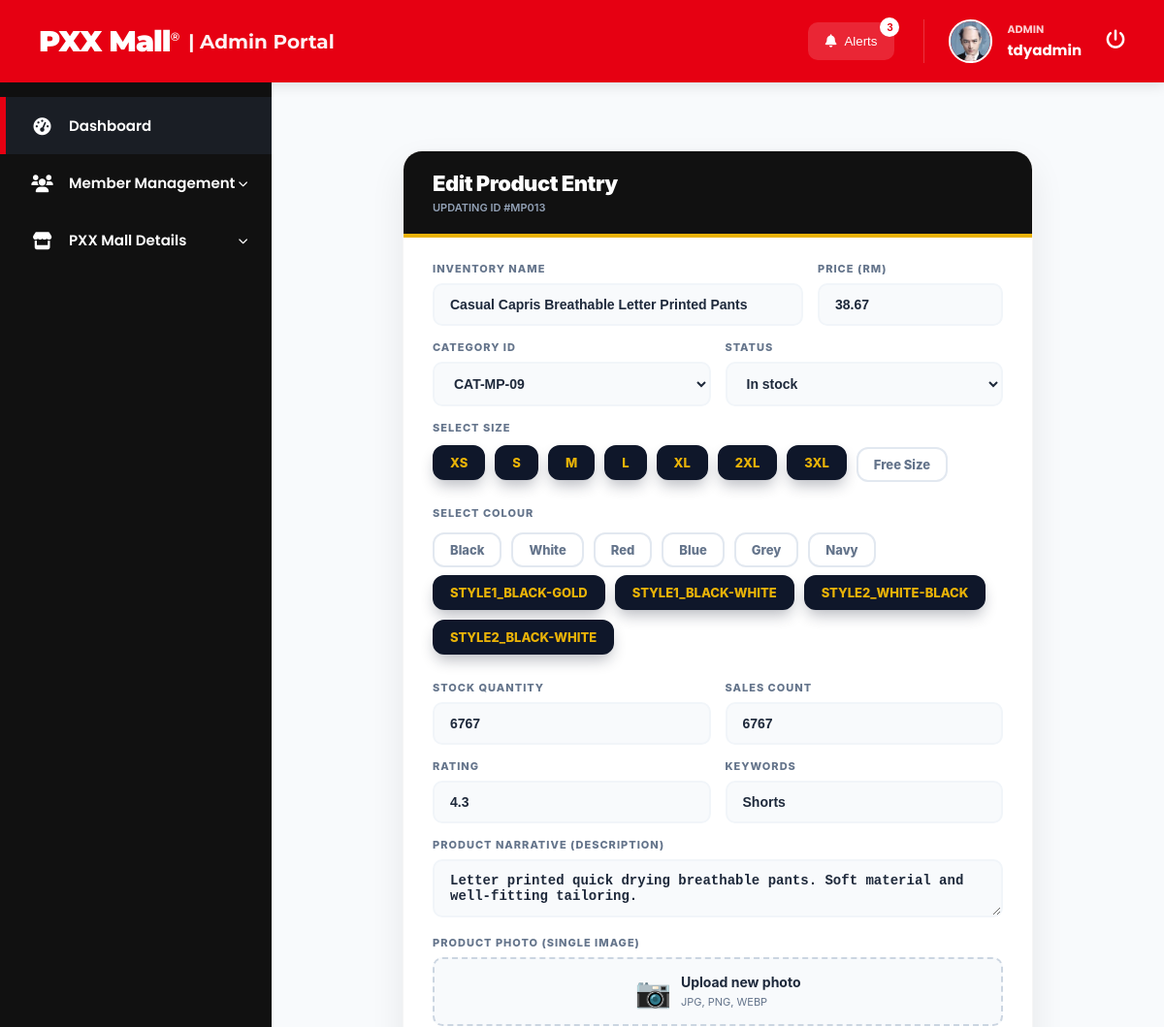
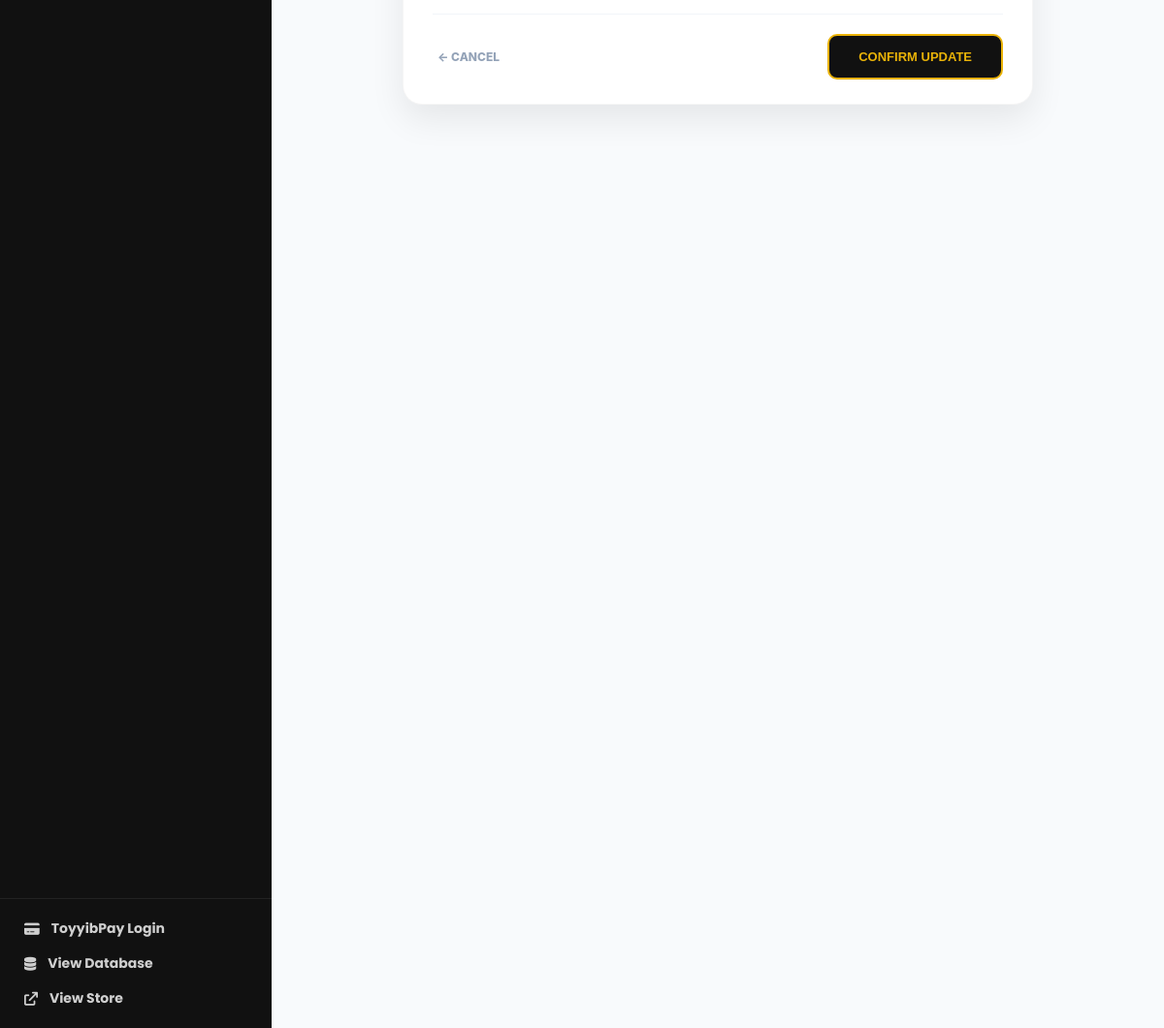
Page /admin/admin_product_edit.php?id=MP013 (signed in) on the committed database (2 pictures, top to bottom).
### tables this page shows
CREATE TABLE `products` (
  `product_id` varchar(20) NOT NULL,
  `category_id` varchar(20) NOT NULL,
  `name` varchar(255) NOT NULL,
  `keywords` text DEFAULT NULL,
  `description` text DEFAULT NULL,
  `price` decimal(10,2) NOT NULL,
  `size` varchar(100) DEFAULT NULL,
  `colour` varchar(100) DEFAULT NULL,
  `rating` varchar(20) NOT NULL,
  `stock` int(11) NOT NULL DEFAULT 0,
  `low_stock_threshold` int(11) DEFAULT 5,
  `sales_count` int(11) DEFAULT 0,
  `product_image` varchar(255) DEFAULT NULL,
  `status` enum('In stock','Low in stock','Out of stock') DEFAULT NULL,
  `created_at` timestamp NOT NULL DEFAULT current_timestamp()
);

### admin/admin_product_edit.php (the view, shortened to what this page needs)
<?php
require_once __DIR__ . '/../includes/db.php';
$id = $_GET['id'] ?? '';
$stmt = $pdo->prepare("SELECT * FROM products WHERE product_id = ?");
$stmt->execute([$id]);
$product = $stmt->fetch();
$admin_head = __DIR__ . '/../includes/_admin_head.php';
if (file_exists($admin_head)) { include $admin_head; }
?>
<div id="edit-wrapper" class="scroll-wrapper" style="display:none;">
    <div id="edit-product-app" class="premium-form-card">
        <div class="form-header">
            <h2>Edit Product Entry</h2>
            <p>UPDATING ID #<?= htmlspecialchars($id) ?></p>
        </div>
        <div class="form-body">
            <form method="POST" action="" enctype="multipart/form-data" id="productForm">
                <div class="grid-row-large">
                    <div class="form-group">
                        <label>Inventory Name</label>
                        <input type="text" name="name" class="input-style" value="<?= htmlspecialchars($product['name'] ?? '') ?>" required>
                    </div>
                    <div class="form-group">
                        <label>Price (RM)</label>
                        <input type="number" step="0.01" name="price" class="input-style" value="<?= htmlspecialchars($product['price'] ?? '') ?>" required>
                    </div>
                </div>
                <div class="grid-row">
                    <div class="form-group">
                        <label>Category ID</label>
                        <select name="category_id" class="input-style">
                            <option value="CAT-MP-09" <?= ($product['category_id'] ?? '') === 'CAT-MP-09' ? 'selected' : '' ?>>CAT-MP-09</option>
                        </select>
                    </div>
                    <div class="form-group">
                        <label>Status</label>
                        <select name="status" class="input-style">
                            <option value="In stock" <?= ($product['status'] ?? '') == 'In stock' ? 'selected' : '' ?>>In stock</option>
                        </select>
                    </div>
                </div>
                <div class="form-group" style="margin-bottom: 20px;">
                    <label>Select Size</label>
                    <div class="tag-container" id="size-tags">
                        <?php
                            $savedSizes = array_map('trim', explode(',', $product['size'] ?? ''));
                            $sizeList = ['XS', 'S', 'M', 'L', 'XL', '2XL', '3XL', 'Free Size'];
                            foreach ($sizeList as $sOption):
                                $isActive = in_array($sOption, $savedSizes) ? 'active' : '';
                        ?>
                            <div class="tag-item <?= $isActive ?>" data-value="<?= htmlspecialchars($sOption) ?>"><?= htmlspecialchars($sOption) ?></div>
                        <?php endforeach; ?>
                    </div>
                </div>
                <div class="form-group" style="margin-bottom: 20px;">
                    <label>Select Colour</label>
                    <div class="tag-container" id="colour-tags">
                        <?php
                            $savedColours = array_map('trim', explode(',', $product['colour'] ?? ''));
                            $colourList = ['Black', 'White', 'Red', 'Blue', 'Grey', 'Navy'];
                            foreach ($savedColours as $c) { if (!empty($c) && !in_array($c, $colourList)) $colourList[] = $c; }
                            foreach ($colourList as $cOption):
                                $isActive = in_array($cOption, $savedColours) ? 'active' : '';
                        ?>
                            <div class="tag-item <?= $isActive ?>" data-value="<?= htmlspecialchars($cOption) ?>"><?= htmlspecialchars($cOption) ?></div>
                        <?php endforeach; ?>
                    </div>
                </div>
                <div class="grid-row">
                    <div class="form-group">
                        <label>Stock Quantity</label>
                        <input type="number" name="stock" class="input-style" value="<?= htmlspecialchars($product['stock'] ?? '0') ?>">
                    </div>
                    <div class="form-group">
                        <label>Sales Count</label>
                        <input type="number" name="sales_count" class="input-style" value="<?= htmlspecialchars($product['sales_count'] ?? '0') ?>">
                    </div>
                </div>
                <div class="grid-row">
                    <div class="form-group">
                        <label>Rating</label>
                        <input type="text" name="rating" class="input-style" value="<?= htmlspecialchars($product['rating'] ?? '') ?>" placeholder="e.g. 5.0">
                    </div>
                    <div class="form-group">
                        <label>Keywords</label>
                        <input type="text" name="keywords" class="input-style" value="<?= htmlspecialchars($product['keywords'] ?? '') ?>" placeholder="e.g. casual, summer">
                    </div>
                </div>
                <div class="form-group">
                    <label>Product Narrative (Description)</label>
                    <textarea name="description" class="input-style" rows="2"><?= htmlspecialchars($product['description'] ?? '') ?></textarea>
                </div>
                <div class="form-group">
                    <label>Product Photo (Single Image)</label>
                    <div class="file-upload-box" onclick="document.getElementById('photo-input').click();">
                        <div id="no-photo-placeholder" style="text-align: left; <?= !empty($product['image_path']) ? 'display:none;' : '' ?>">
                            <div style="display: flex; align-items: center; gap: 10px;">
                                <div class="no-photo-icon">📷</div>
                                <div>
                                    <span style="font-weight: 700; color: #1e293b; display: block; font-size: 14px;">Upload new photo</span>
                                    <span style="font-size: 11px; color: #64748b;">JPG, PNG, WEBP</span>
                                </div>
                            </div>
                        </div>
                    </div>
                </div>
                <div class="btn-row">
                    <a href="product_crud.php" class="btn-back">← CANCEL</a>
                    <button type="submit" class="btn-submit">CONFIRM UPDATE</button>
                </div>
            </form>
        </div>
    </div>
</div>
<?php
$foot = __DIR__ . '/../includes/_foot.php';
if (file_exists($foot)) { include $foot; }
?>

### includes/_admin_head.php (style rules this page uses)
:root { --pxx-red: #e60012; --side-bg: #111111; --side-h: #1a1e25; --white: #ffffff; --bg-canvas: #f4f7f6; --header-h: 85px; --side-w: 280px; --trans: all 0.3s ease; --toyyib-orange: #f39c12; }
body, html { margin: 0; padding: 0; height: 100vh; width: 100vw; font-family: 'Poppins', sans-serif; background-color: var(--bg-canvas); overflow: hidden; }
* { box-sizing: border-box; }
a { text-decoration: none; color: inherit; }

### admin/admin_product_edit.php (style rules this page uses)
html, body { background: #f8fafc !important; overflow: hidden !important; }
.scroll-wrapper { height: 100vh; overflow-y: auto; padding-bottom: 150px; box-sizing: border-box; }
.premium-form-card { max-width: 650px; margin: 20px auto; background: #ffffff; border-radius: 20px; box-shadow: 0 15px 35px rgba(0,0,0,0.08); border: 1px solid rgba(0,0,0,0.04); overflow: hidden; font-family: 'Inter', sans-serif; }
.form-header { background: #111; padding: 20px 30px; border-bottom: 4px solid #eab308; }
.form-header h2 { margin: 0; color: white; font-size: 22px; font-weight: 900; letter-spacing: -0.5px; }
.form-header p { margin: 5px 0 0; color: #94a3b8; font-size: 11px; font-weight: 600; }
.form-body { padding: 25px 30px; }
.grid-row { display: grid; grid-template-columns: 1fr 1fr; gap: 15px; margin-bottom: 15px; }
.grid-row-large { display: grid; grid-template-columns: 2fr 1fr; gap: 15px; margin-bottom: 15px; }
.form-group { margin-bottom: 15px; }
.grid-row .form-group, .grid-row-large .form-group { margin-bottom: 0; }
.form-group label { display: block; font-weight: 800; color: #64748b; margin-bottom: 8px; font-size: 11px; text-transform: uppercase; letter-spacing: 1px; }
.input-style { width: 100%; padding: 12px 16px; border-radius: 10px; border: 2px solid #f1f5f9; font-size: 14px; font-weight: 600; color: #1e293b; background: #f8fafc; transition: all 0.3s ease; box-sizing: border-box; }
select.input-style { cursor: pointer; appearance: auto; }
.tag-container { display: flex; flex-wrap: wrap; gap: 10px; padding: 5px 0; }
.tag-item { padding: 8px 16px; border-radius: 12px; font-size: 13px; font-weight: 800; color: #64748b; background: #ffffff; border: 2px solid #e2e8f0; cursor: pointer; transition: all 0.3s cubic-bezier(0.175, 0.885, 0.32, 1.275); user-select: none; display: inline-flex; align-items: center; justify-content: center; }
.tag-item.active { background: #0f172a; color: #eab308; border-color: #0f172a; transform: translateY(-2px); box-shadow: 0 8px 15px -3px rgba(15, 23, 42, 0.3); }
.file-upload-box { border: 2px dashed #cbd5e1; padding: 15px; text-align: center; border-radius: 10px; background: #f8fafc; transition: 0.3s; cursor: pointer; display: flex; align-items: center; justify-content: center; gap: 15px; }
.no-photo-icon { font-size: 30px; color: #cbd5e1; }
.btn-row { display: flex; justify-content: space-between; align-items: center; margin-top: 15px; padding-top: 20px; border-top: 1px solid #f1f5f9; }
.btn-submit { background: #111; color: #eab308; padding: 14px 30px; border: 2px solid #eab308; border-radius: 10px; font-size: 13px; font-weight: 900; cursor: pointer; transition: all 0.3s ease; }
.btn-back { color: #94a3b8; text-decoration: none; font-size: 12px; font-weight: 800; padding-left: 5px; transition: 0.3s; }

### rows in the picture
products: name "Casual Capris Breathable Letter Printed Pants", price "38.67", category_id "CAT-MP-09", status "In stock", stock "6767", sales_count "6767", rating "4.3", keywords "Shorts", description "Letter printed quick drying breathable pants. Soft material and well-fitting tailoring."

### other values in the picture
$noti_count "3"
$user_role "ADMIN"
$current_admin "tdyadmin"
$id "MP013"
$sOption "XS"
$sOption "S"
$sOption "M"
$sOption "L"
$sOption "XL"
$sOption "2XL"
$sOption "3XL"
$sOption "Free Size"
$cOption "Black"
$cOption "White"
$cOption "Red"
